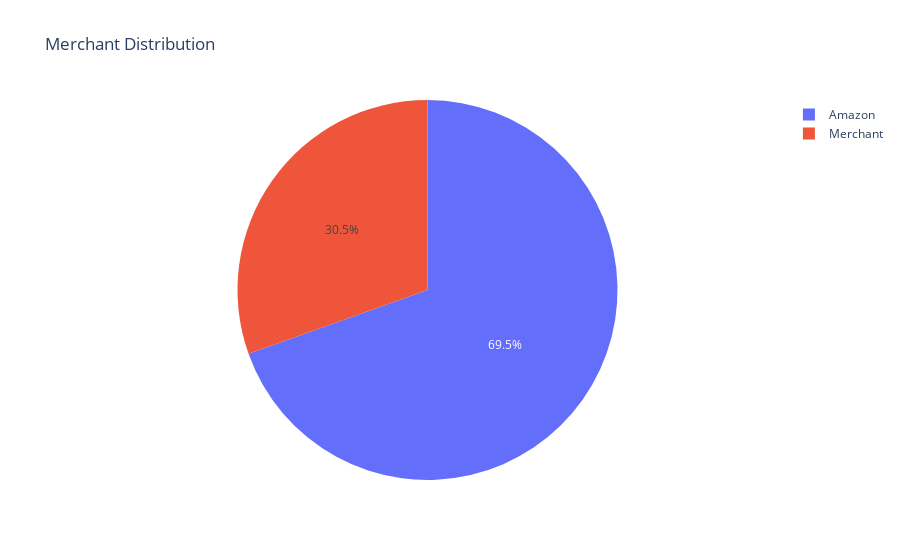

Notebook code cell kept with this figure:
### Markdown cell above
## **Pie Chart For Merchant Distribution**

### Code cell
fulfilment_counts = df['Fulfilment'].value_counts().reset_index()

px.pie(
    data_frame=fulfilment_counts,
    names='Fulfilment',
    values='count',
    labels={'Fulfilment': 'Fulfilment Type', 'count': 'Order Count'},
    title="Merchant Distribution"
).show()

### Figure 1 — Plotly figure (JSON) as saved in the notebook; plotly's stock layout.template omitted (floating-point values rounded to 4 significant figures)
{"data": [{"domain": {"x": [0, 1], "y": [0, 1]}, "hovertemplate": "Fulfilment Type=%{label}<br>Order Count=%{value}<extra></extra>", "labels": ["Amazon", "Merchant"], "legendgroup": "", "name": "", "showlegend": true, "type": "pie", "values": [89698, 39277]}], "layout": {"legend": {"tracegroupgap": 0}, "title": {"text": "Merchant Distribution"}}}
